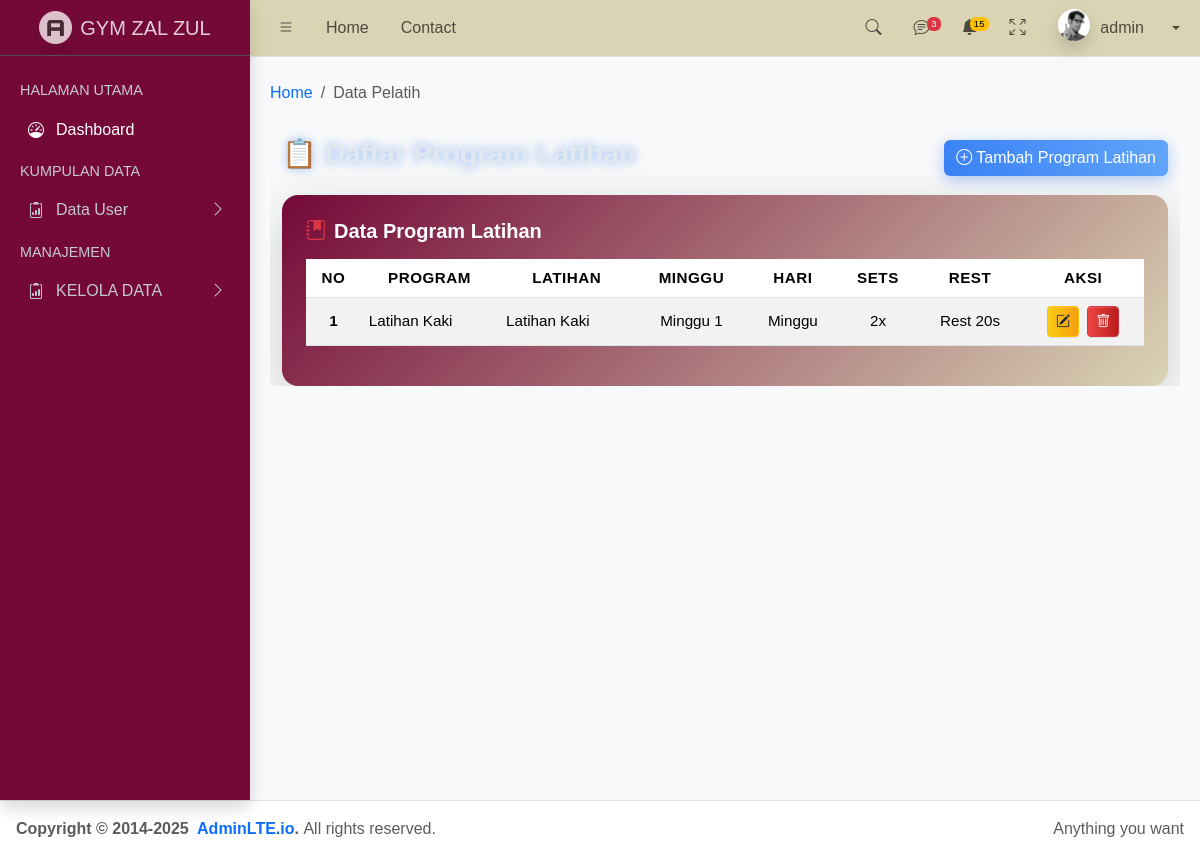
The page /dist/tables/program_latihan.php on the database its author committed.
### tables this page shows
CREATE TABLE `program_latihan` (
  `id_program_latihan` int(11) NOT NULL,
  `id_program` int(11) DEFAULT NULL,
  `id_latihan` int(11) DEFAULT NULL,
  `minggu` int(11) DEFAULT NULL,
  `hari` varchar(20) DEFAULT NULL,
  `urutan` int(11) DEFAULT NULL,
  `sets` int(11) DEFAULT 3,
  `reps` int(11) DEFAULT 10,
  `rest_time` int(11) DEFAULT 60
);

CREATE TABLE `program` (
  `id_program` int(11) NOT NULL,
  `nama_program` varchar(100) NOT NULL,
  `deskripsi` text DEFAULT NULL,
  `durasi` int(11) DEFAULT NULL,
  `level` varchar(50) NOT NULL,
  `thumbnail` varchar(255) DEFAULT NULL,
  `video` varchar(255) DEFAULT NULL
);

CREATE TABLE `latihan` (
  `id_latihan` int(11) NOT NULL,
  `id_kategori` int(11) NOT NULL,
  `nama_latihan` varchar(100) NOT NULL,
  `gambar1` varchar(255) DEFAULT NULL,
  `gambar2` varchar(255) DEFAULT NULL,
  `gambar3` varchar(255) DEFAULT NULL,
  `gambar4` varchar(255) DEFAULT NULL,
  `video` varchar(255) DEFAULT NULL,
  `deskripsi` text DEFAULT NULL,
  `step` text DEFAULT NULL
);

### dist/tables/program_latihan.php (the view, shortened to what this page needs)
<?php
include '../../koneksi.php';
?>
<!doctype html>
<html lang="en">
  <head>
    <link
      rel="stylesheet"
      href="https://cdn.jsdelivr.net/npm/@fontsource/source-sans-3@5.0.12/index.css"
      media="print"
      onload="this.media='all'"
    />
    <link
      rel="stylesheet"
      href="https://cdn.jsdelivr.net/npm/overlayscrollbars@2.11.0/styles/overlayscrollbars.min.css"
    />
    <link
      rel="stylesheet"
      href="https://cdn.jsdelivr.net/npm/bootstrap-icons@1.13.1/font/bootstrap-icons.min.css"
    />
<link href="https://cdn.jsdelivr.net/npm/fullcalendar@6.1.11/index.global.min.css" rel="stylesheet">
    <link rel="stylesheet" href="../css/adminlte.css" />
  </head>
  <body class="layout-fixed sidebar-expand-lg sidebar-open bg-body-tertiary">
    <div class="app-wrapper">
      <nav class="app-header navbar navbar-expand " style="background-color: rgb(218, 212, 181);">
        <div class="container-fluid">
          <ul class="navbar-nav">
            <li class="nav-item">
              <a class="nav-link" data-lte-toggle="sidebar" href="#" role="button">
                <i class="bi bi-list"></i>
              </a>
            </li>
            <li class="nav-item d-none d-md-block"><a href="#" class="nav-link">Home</a></li>
            <li class="nav-item d-none d-md-block"><a href="#" class="nav-link">Contact</a></li>
          </ul>
          <ul class="navbar-nav ms-auto">
            <li class="nav-item">
              <a class="nav-link" data-widget="navbar-search" href="#" role="button">
                <i class="bi bi-search"></i>
              </a>
            </li>
            <li class="nav-item dropdown">
              <a class="nav-link" data-bs-toggle="dropdown" href="#">
                <i class="bi bi-chat-text"></i>
                <span class="navbar-badge badge text-bg-danger">3</span>
              </a>
            </li>
            <li class="nav-item dropdown">
              <a class="nav-link" data-bs-toggle="dropdown" href="#">
                <i class="bi bi-bell-fill"></i>
                <span class="navbar-badge badge text-bg-warning">15</span>
              </a>
            </li>
            <li class="nav-item">
              <a class="nav-link" href="#" data-lte-toggle="fullscreen">
                <i data-lte-icon="maximize" class="bi bi-arrows-fullscreen"></i>
              </a>
            </li>
            <li class="nav-item dropdown user-menu">
              <a href="#" class="nav-link dropdown-toggle" data-bs-toggle="dropdown">
                <img
                  src="./assets/img/user2-160x160.jpg"
                  class="user-image rounded-circle shadow"
                  alt="User Image"
                />
                <span class="d-none d-md-inline">admin </span>
              </a>
            </li>
          </ul>
          <ul class="navbar-nav">
            <li class="nav-item dropdown">
              <button
                class="btn btn-link nav-link py-2 px-0 px-lg-2 dropdown-toggle d-flex align-items-center"
                id="bd-theme"
                type="button"
                aria-expanded="false"
                data-bs-toggle="dropdown"
                data-bs-display="static"
              >
              </button>
            </li>
          </ul>
        </div>
      </nav>
       <aside class="app-sidebar  shadow" data-bs-theme="dark" style="background-color: rgb(116, 9, 56);">
        <div class="sidebar-brand">
          <a href="./index.php" class="brand-link">
            <img
              src="../assets/img/AdminLTELogo.png"
              alt="AdminLTE Logo"
              class="brand-image opacity-75 shadow"
            />
            <span class="brand-text fw-light">GYM ZAL ZUL</span>
          </a>
        </div>
        <div class="sidebar-wrapper">
          <nav class="mt-2">
               <ul
              class="nav sidebar-menu flex-column"
              data-lte-toggle="treeview"
              role="navigation"
              aria-label="Main navigation"
              data-accordion="false"
              id="navigation"
            >
            <li class="nav-header">HALAMAN UTAMA</li>
              <li class="nav-item menu-open">
                <a href="#" class="nav-link active">
                  <i class="nav-icon bi bi-speedometer"></i>
                  <p>
                    Dashboard
                  </p>
                </a>
              </li>
              <li class="nav-header">KUMPULAN DATA</li>
              <li class="nav-item">
                <a href="#" class="nav-link ">
                  <i class="nav-icon bi bi-clipboard2-data"></i>
                  <p>
                    Data User
                  </p>
                </a>
              </li>
              <li class="nav-header"> MANAJEMEN</li>
              <li class="nav-item">
                <a href="#" class="nav-link ">
                  <i class="nav-icon bi bi-clipboard2-data"></i>
                  <p>
                    KELOLA DATA
                  </p>
                </a>
              </li>
            </ul>
          </nav>
        </div>
      </aside>
      <main class="app-main">
        <div class="app-content-header">
          <div class="container-fluid">
            <div class="row">
              <div class="col-sm-6">
                <ol class="breadcrumb float-sm-start">
                  <li class="breadcrumb-item"><a href="../index.php">Home</a></li>
                  <li class="breadcrumb-item active" aria-current="page">Data Pelatih</li>
                </ol>
              </div>
            </div>
            <div class="card-body">
<div class="table-responsive">
  <div class="container-fluid mt-4">
    <div class="header-section d-flex justify-content-between align-items-center mb-3">
      <h3>📋 Daftar Program Latihan</h3>
      <button class="btn btn-primary" data-bs-toggle="modal" data-bs-target="#modalTambah">
        <i class="bi bi-plus-circle"></i> Tambah Program Latihan
      </button>
    </div>
    <div class="card table-gym p-4 shadow-lg border-0 text-light rounded-4">
      <h5 class="fw-bold mb-3 text-white">
        <i class="bi bi-journal-bookmark-fill me-2 text-danger"></i>Data Program Latihan
      </h5>
      <table id="tabelProgramLatihan" class="table table-striped table-hover align-middle w-100">
        <thead class="text-center text-uppercase">
          <tr>
            <th>No</th>
            <th>Program</th>
            <th>Latihan</th>
            <th>Minggu</th>
            <th>Hari</th>
            <th>Sets</th>
            <th>Rest</th>
            <th>Aksi</th>
          </tr>
        </thead>
        <tbody>
          <?php
          $no = 1;
          $sql = "SELECT pl.*, p.nama_program, l.nama_latihan
                  FROM program_latihan pl
                  JOIN program p ON pl.id_program = p.id_program
                  JOIN latihan l ON pl.id_latihan = l.id_latihan
                  ORDER BY pl.id_program_latihan DESC";
          $result = mysqli_query($conn, $sql);
          while ($row = mysqli_fetch_assoc($result)) {
              echo "
              <tr>
                <td class='text-center text-dark fw-semibold'>{$no}</td>
                <td class='text-dark'>{$row['nama_program']}</td>
                <td class='text-dark'>{$row['nama_latihan']}</td>
                <td class='text-center text-dark'>Minggu {$row['minggu']}</td>
                <td class='text-center text-dark'>{$row['hari']}</td>
                <td class='text-center text-dark'>{$row['sets']}x</td>
                <td class='text-center text-dark'>Rest {$row['rest_time']}s</td>
                <td class='text-center'>
                  <button class='btn btn-warning btn-sm btnEdit me-1' data-id='{$row['id_program_latihan']}' title='Edit'>
                    <i class='bi bi-pencil-square'></i>
                  </button>
                  <button class='btn btn-danger btn-sm btnHapus' data-id='{$row['id_program_latihan']}' title='Hapus'>
                    <i class='bi bi-trash'></i>
                  </button>
                </td>
              </tr>";
              $no++;
          }
          ?>
        </tbody>
      </table>
    </div>
  </div>
</div>
</div>
</div>
        </div>
      </div>
      <footer class="app-footer">
        <div class="float-end d-none d-sm-inline">Anything you want</div>
        <strong>
          Copyright &copy; 2014-2025&nbsp;
          <a href="https://adminlte.io" class="text-decoration-none">AdminLTE.io</a>.
        </strong>
        All rights reserved.
      </footer>
<link href="https://cdn.jsdelivr.net/npm/bootstrap-icons@1.11.3/font/bootstrap-icons.css" rel="stylesheet">
<link rel="stylesheet" href="https://cdn.jsdelivr.net/npm/flatpickr/dist/flatpickr.min.css">
  </body>
</html>

### dist/tables/program_latihan.php (style rules this page uses)
body { background-color: #0f172a; color: #e2e8f0; font-family: 'Poppins', sans-serif; margin: 0; padding: 0; }
.table-gym { background: linear-gradient(135deg, rgb(116, 9, 56), rgb(218, 212, 181)); color: #000 !important; border-radius: 12px; overflow: hidden; box-shadow: 0 8px 25px rgba(0, 0, 0, 0.6); padding: 20px; }
.table-gym thead { color: #fff !important; text-transform: uppercase; letter-spacing: 0.5px; font-weight: 600; }
.table-gym th, .table-gym td { vertical-align: middle; color: #000 !important; font-size: 0.95rem; white-space: nowrap; }
.btn-primary { background: linear-gradient(90deg, #3b82f6, #60a5fa); border: none; color: #fff; font-weight: 500; box-shadow: 0 4px 15px rgba(59, 130, 246, 0.4); transition: all 0.3s ease; }
.btn-warning { background: linear-gradient(90deg, #facc15, #f59e0b); color: #1e293b; }
.btn-danger { background: linear-gradient(90deg, #ef4444, #b91c1c); }
.header-section { display: flex; justify-content: space-between; align-items: center; flex-wrap: wrap; margin-bottom: 20px; gap: 10px; }
.header-section h3 { font-weight: 700; text-shadow: 0 0 10px rgba(59, 130, 246, 0.5); }

### rows shown on the page
program_latihan: id_program.nama_program "Latihan Kaki", id_latihan.nama_latihan "Latihan Kaki", minggu "1", hari "Minggu", sets "2", rest_time "20"
